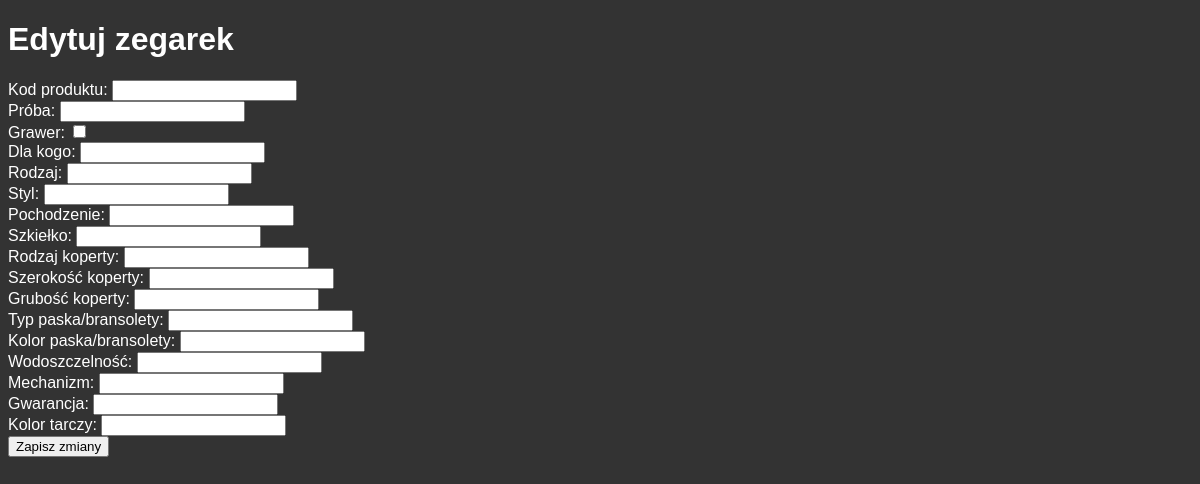
Page /edit_watch/ABC123123 on the earlier database version.
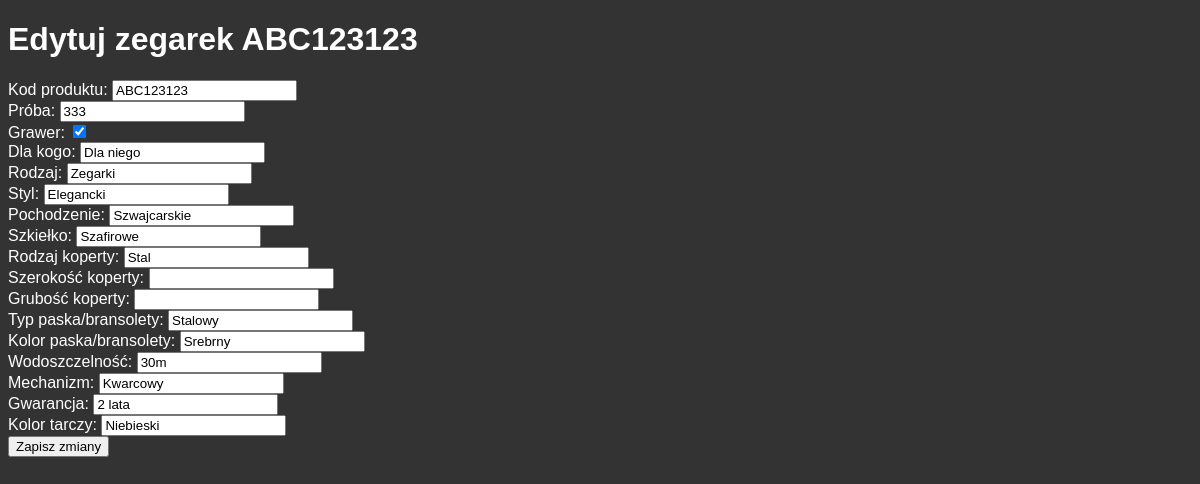
Same page on the later database version.
### watch.py (models this page shows)
class Watch(Base):
    __tablename__ = 'watches'
    kod_produktu = Column(String(50), primary_key=True)
    proba = Column(String(50))
    grawer = Column(Boolean)
    dla_kogo = Column(String(50))
    rodzaj = Column(String(50))
    styl = Column(String(50))
    pochodzenie = Column(String(50))
    szkielko = Column(String(50))
    rodzaj_koperty = Column(String(50))
    szerokosc_koperty = Column(String(50))
    grubosc_koperty = Column(String(50))
    typ_paska_bransolety = Column(String(50))
    kolor_paska_bransolety = Column(String(50))
    wodoszczelnosc = Column(String(50))
    mechanizm = Column(String(50))
    gwarancja = Column(String(50))
    kolor_tarczy = Column(String(50))

### app.py (the view)
@app.route('/edit_watch/<watch_id>', methods=['GET', 'POST'])
def edit_watch(watch_id):
    watch = Watch.query.get(watch_id)
    if request.method == 'POST':
        watch.kod_produktu = request.form.get('kod_produktu')
        watch.proba = request.form.get('proba')
        watch.grawer = bool(request.form.get('grawer'))
        db_session.commit()
        return redirect(url_for('watch', watch_id=watch_id))
    return render_template('edit_watch.html', watch=watch)

### templates/edit_watch.html (shortened to what this page needs)
<!DOCTYPE html>
<html lang="pl">
<html>
<head>
    <link rel="stylesheet" href="/static/styles.css">
</head>
<body>
    <h1>Edytuj zegarek {{ watch.kod_produktu }}</h1>
    <form action="/edit_watch/{{ watch.kod_produktu }}" method="post">
        <div>
            <label for="kod_produktu">Kod produktu:</label>
            <input type="text" id="kod_produktu" name="kod_produktu" value="{{ watch.kod_produktu }}" required>
        </div>
        <div>
            <label for="proba">Próba:</label>
            <input type="text" id="proba" name="proba" value="{{ watch.proba }}" required>
        </div>
        <div>
            <label for="grawer">Grawer:</label>
            <input type="checkbox" id="grawer" name="grawer" {% if watch.grawer %}checked{% endif %}>
        </div>
        <div>
            <label for="dla_kogo">Dla kogo:</label>
            <input type="text" id="dla_kogo" name="dla_kogo" value="{{ watch.dla_kogo }}" required>
        </div>
        <div>
            <label for="rodzaj">Rodzaj:</label>
            <input type="text" id="rodzaj" name="rodzaj" value="{{ watch.rodzaj }}" required>
        </div>
        <div>
            <label for="styl">Styl:</label>
            <input type="text" id="styl" name="styl" value="{{ watch.styl }}" required>
        </div>
        <div>
            <label for="pochodzenie">Pochodzenie:</label>
            <input type="text" id="pochodzenie" name="pochodzenie" value="{{ watch.pochodzenie }}" required>
        </div>
        <div>
            <label for="szkielko">Szkiełko:</label>
            <input type="text" id="szkielko" name="szkielko" value="{{ watch.szkielko }}" required>
        </div>
        <div>
            <label for="rodzaj_koperty">Rodzaj koperty:</label>
            <input type="text" id="rodzaj_koperty" name="rodzaj_koperty" value="{{ watch.rodzaj_koperty }}" required>
        </div>
        <div>
            <label for="szerokosc_koperty">Szerokość koperty:</label>
            <input type="number" id="szerokosc_koperty" name="szerokosc_koperty" value="{{ watch.szerokosc_koperty }}" required>
        </div>
        <div>
            <label for="grubosc_koperty">Grubość koperty:</label>
            <input type="number" id="grubosc_koperty" name="grubosc_koperty" value="{{ watch.grubosc_koperty }}" required>
        </div>
        <div>
            <label for="typ_paska_bransolety">Typ paska/bransolety:</label>
            <input type="text" id="typ_paska_bransolety" name="typ_paska_bransolety" value="{{ watch.typ_paska_bransolety }}" required>
        </div>
        <div>
            <label for="kolor_paska_bransolety">Kolor paska/bransolety:</label>
            <input type="text" id="kolor_paska_bransolety" name="kolor_paska_bransolety" value="{{ watch.kolor_paska_bransolety }}" required>
        </div>
        <div>
            <label for="wodoszczelnosc">Wodoszczelność:</label>
            <input type="text" id="wodoszczelnosc" name="wodoszczelnosc" value="{{ watch.wodoszczelnosc }}" required>
        </div>
        <div>
            <label for="mechanizm">Mechanizm:</label>
            <input type="text" id="mechanizm" name="mechanizm" value="{{ watch.mechanizm }}" required>
        </div>
        <div>
            <label for="gwarancja">Gwarancja:</label>
            <input type="text" id="gwarancja" name="gwarancja" value="{{ watch.gwarancja }}" required>
        </div>
        <div>
            <label for="kolor_tarczy">Kolor tarczy:</label>
            <input type="text" id="kolor_tarczy" name="kolor_tarczy" value="{{ watch.kolor_tarczy }}" required>
        </div>
        <div>
            <button type="submit">Zapisz zmiany</button>
        </div>
    </form>
</body>
</html>

Differences in the rows shown:
added Watch: kod_produktu "ABC123123", proba "333", grawer "☑", dla_kogo "Dla niego", rodzaj "Zegarki", styl "Elegancki", pochodzenie "Szwajcarskie", szkielko "Szafirowe", rodzaj_koperty "Stal", typ_paska_bransolety "Stalowy", kolor_paska_bransolety "Srebrny", wodoszczelnosc "30m", mechanizm "Kwarcowy", gwarancja "2 lata", kolor_tarczy "Niebieski"
Other differences:
form field grawer: "☐" → (not shown)
